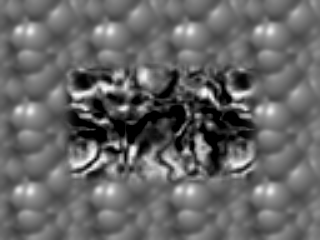
#> input picture PS5-all/PS5-input/TestSeq/Shift0.png, 320 x 240 px; its folder holds 4 pictures in this run
$ python ps5-3-1.py   (older library calls are emulated)
#> lines starting #> are read from the running program, lines starting #| are printed output that depends on the picture
### PS5-all/PS5-code/Functions.py
from math import *
import numpy as np
import cv2

def power2(x):
    return x != 0 and ((x & (x - 1)) == 0)

def next_power2(x):
    while(not power2(x)):
        x += 1
    return x

def zero_padding(image):
    rows, cols = image.shape
    rows_new = rows; cols_new = cols;
    if not power2(rows):
        rows_new = next_power2(rows)
    if not power2(cols):
        cols_new = next_power2(cols)
    result = np.zeros([rows_new, cols_new])
    result[:rows, :cols] = image
    return result, rows_new - rows, cols_new - cols

def reduce(level0, a):

    # Kernel building
    w = np.array([[1/4-a/2, 1/4, a, 1/4, 1/4-a/2]])
    kernel = w * w.T

    m, n = level0.shape
    level1 = np.zeros([int(m/2), int(n/2)], dtype="float32")

    # Mirrors an image borders
    G = cv2.copyMakeBorder(level0, 2, 2, 2, 2, cv2.BORDER_REPLICATE)

    for r,i in zip(list(range(2, m+2, 2)), list(range(int(m/2)))):
        for c,j in zip(list(range(2, n+2, 2)), list(range(int(n/2)))):
            min_r = int(r - 2); max_r = int(r + 3)
            min_c = int(c - 2); max_c = int(c + 3)
            level1[i,j] = np.sum(np.multiply(kernel, G[min_r:max_r, min_c:max_c]))

    return level1

def remove_zero_padding(image, level, rows_diff, cols_diff):
    m, n = image.shape
    R = int(floor(rows_diff / pow(2, level)))
    C = int(floor(cols_diff / pow(2, level)))
    r_index = slice(0, m - R) if R > 0 else slice(0, m)
    c_index = slice(0, n - C) if C > 0 else slice(0, n)
    return image[r_index, c_index]

def Gaussian_Pyramid(image, n, cut=False):

    pyramid = []
    zero_padded_image, diff_row, diff_cols = zero_padding(image)
    pyramid.append(zero_padded_image)
    for i in range(n):
        level = reduce(pyramid[i], 0.4) # for a = 0.4 it is Gaussian-like
        pyramid.append(level)
        if cut:
            pyramid = [remove_zero_padding(lev, i, diff_row, diff_cols) for i, lev in enumerate(pyramid)]
    return pyramid

# [23 lines left out: function expand, not called in this run]

def scale_values(X): return np.asarray((X - np.min(X)) / (np.max(X) - np.min(X)) * 255, dtype="uint8")


# [46 lines left out: function Lucas_Kanade, not called in this run]


def warp(image, U, V):
    m,n = image.shape
    X, Y = np.meshgrid(np.arange(n), np.arange(m), indexing="xy")
    Xmap = np.asarray(X - U, dtype="float32")
    Ymap = np.asarray(Y - V, dtype="float32")
    warped_nearest = cv2.remap(image, Xmap, Ymap, cv2.INTER_NEAREST)
    warped_linear = cv2.remap(image, Xmap, Ymap, cv2.INTER_LINEAR)
    indices = np.where(warped_linear == 0)
    warped_linear[indices] = warped_nearest[indices]
    return warped_linear


def Hierarchical_LK(left, right, n, a, size, sigma):

    # Initialize k = n where n is the max level
    pyr_left  = Gaussian_Pyramid(left, n, cut=True)
    pyr_right = Gaussian_Pyramid(right, n, cut=True)

    for k in range(n, -1, -1):

        # reduce both input images to level k
        Lk = pyr_left[k]
        Rk = pyr_right[k]

        # If k = n initialize U and V to be zero inages the size of Lk;
        if k == n:
            U = np.zeros(Lk.shape, dtype="float32")
            V = np.zeros(Lk.shape, dtype="float32")
        # otherwise expand the flow field and double to get the next level
        else:
            U = 2 * expand(U, a)
            V = 2 * expand(V, a)

        # Reduce U and V with zeros if size different than images
        if U.shape[0] != Lk.shape[0] or U.shape[1] != Lk.shape[1]:

            R = U.shape[0] != Lk.shape[0]
            C = U.shape[1] != Lk.shape[1]
            U = U[:-R, :-C]
            V = V[:-R, :-C]

        # Warp Lk using U and V to form Wk
        Wk = warp(Lk, U, V)

        # Perform LK on Wk and Rk to yield two incremental flow fields Dx and Dy
        Dx, Dy = Lucas_Kanade(np.float32(Wk), np.float32(Rk), size, sigma)

        # Add these to the original flow
        U = U + Dx
        V = V + Dy

    return U, V, Wk, Lk, Rk

### PS5-all/PS5-code/ps5-3-1.py
import os
import numpy as np
from math import *
import cv2
from matplotlib import pyplot as plt
from Functions import *

os.chdir("/Users/melisandezonta/Documents/Documents/Documents/GTL_courses_second_semester/Computer-Vision/PS5-all/PS5-input/")


##############################################################################
#                                 TestSeq
##############################################################################

images = ["Shift0", "ShiftR10", "ShiftR20", "ShiftR40"]
n = 4
a = 0.04
size = 5
sigma = 3

L = cv2.imread("TestSeq/{}.png".format(images[0]))
#> L is the input picture: shape (240, 320, 3); min 0, max 253, mean 101.9
L = cv2.cvtColor(L, cv2.COLOR_BGR2GRAY)
#> L: shape (240, 320)

for i in range(1, len(images)):

    R = cv2.imread("TestSeq/{}.png".format(images[i]))
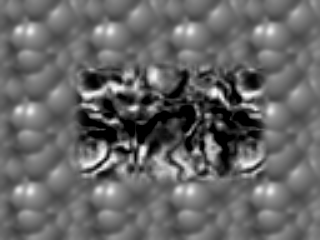
#> input picture PS5-all/PS5-input/TestSeq/ShiftR10.png, 320 x 240 px
#> R is the input picture: shape (240, 320, 3); min 0, max 253, mean 102
    R = cv2.cvtColor(R, cv2.COLOR_BGR2GRAY)
#> R: shape (240, 320)

    U, V, Wk, Lk, Rk = Hierarchical_LK(L, R, n, a, size, sigma)
#> in zero_padding, `result[:rows, :cols] = image`:
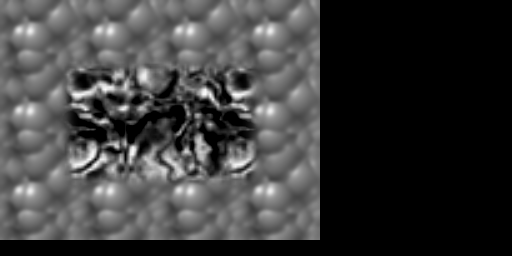
#> result: shape (256, 512) float64; min 0, max 253, mean 59.7
#> in Gaussian_Pyramid, `zero_padded_image, diff_row, diff_cols = zero_padding(image)`: diff_row = 16; diff_cols = 192
#> the loop in Gaussian_Pyramid, `for i in range(n):` made 4 passes
#> pass 1, in Gaussian_Pyramid, `level = reduce(pyramid[i], 0.4)`:
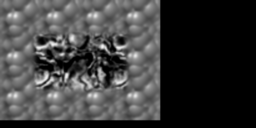
#> level: shape (128, 256) float32; min 0, max 243, mean 59.9
#> in Hierarchical_LK, `pyr_left  = Gaussian_Pyramid(left, n, cut=True)`: pyr_left = [empty array, empty array, empty array, empty array, empty array]
#> in zero_padding (call 2), `result[:rows, :cols] = image`:
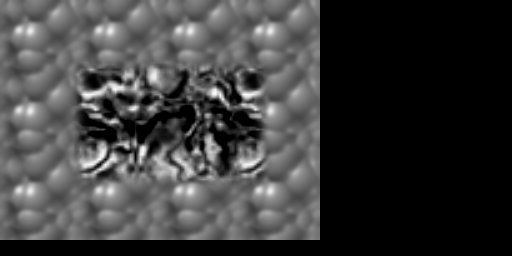
#> result: shape (256, 512) float64; min 0, max 253, mean 59.8
#> the loop in Gaussian_Pyramid (call 2), `for i in range(n):` made 4 passes
#> pass 1, in reduce (call 5), `G = cv2.copyMakeBorder(level0, 2, 2, 2, 2, cv2.BORDER_REPLICATE)`:
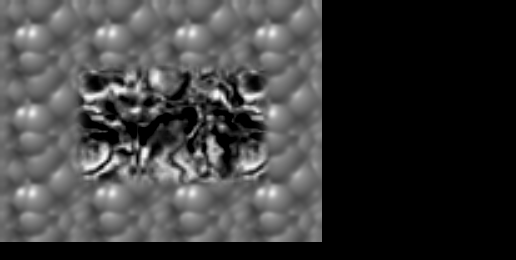
#> G: shape (260, 516) float64; min 0, max 253, mean 59.3
#> pass 1, in Gaussian_Pyramid (call 2), `level = reduce(pyramid[i], 0.4)`:
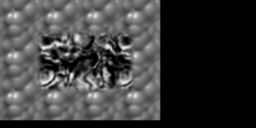
#> level: shape (128, 256) float32; min 0, max 243, mean 60
#> pass 2, in Gaussian_Pyramid (call 2), `level = reduce(pyramid[i], 0.4)`:
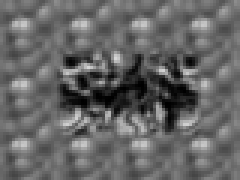
#> level: shape (60, 80) float32 (shown 3 times larger); min 0.105, max 214.8, mean 102
#> in Hierarchical_LK, `pyr_right = Gaussian_Pyramid(right, n, cut=True)`: pyr_right has the same summary as pyr_left
#> (the run stopped early here; a loop or call above may not have finished)
